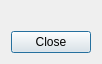
<?xml version="1.0" encoding="UTF-8"?>
<ui version="4.0">
 <class>message_dialog</class>
 <widget class="QDialog" name="message_dialog">
  <property name="geometry">
   <rect>
    <x>0</x>
    <y>0</y>
    <width>400</width>
    <height>292</height>
   </rect>
  </property>
  <property name="sizePolicy">
   <sizepolicy hsizetype="Preferred" vsizetype="Expanding">
    <horstretch>0</horstretch>
    <verstretch>0</verstretch>
   </sizepolicy>
  </property>
  <property name="maximumSize">
   <size>
    <width>400</width>
    <height>16777215</height>
   </size>
  </property>
  <property name="windowTitle">
   <string>Message</string>
  </property>
  <layout class="QGridLayout" name="gridLayout">
   <property name="sizeConstraint">
    <enum>QLayout::SetFixedSize</enum>
   </property>
   <item row="0" column="0">
    <layout class="QVBoxLayout" name="verticalLayout">
     <property name="sizeConstraint">
      <enum>QLayout::SetFixedSize</enum>
     </property>
     <item>
      <widget class="QLabel" name="label">
       <property name="sizePolicy">
        <sizepolicy hsizetype="Preferred" vsizetype="Expanding">
         <horstretch>0</horstretch>
         <verstretch>0</verstretch>
        </sizepolicy>
       </property>
       <property name="text">
        <string/>
       </property>
       <property name="alignment">
        <set>Qt::AlignCenter</set>
       </property>
       <property name="wordWrap">
        <bool>true</bool>
       </property>
      </widget>
     </item>
     <item>
      <widget class="QPushButton" name="close_button">
       <property name="text">
        <string>Close</string>
       </property>
      </widget>
     </item>
    </layout>
   </item>
  </layout>
 </widget>
 <resources/>
 <connections/>
</ui>
